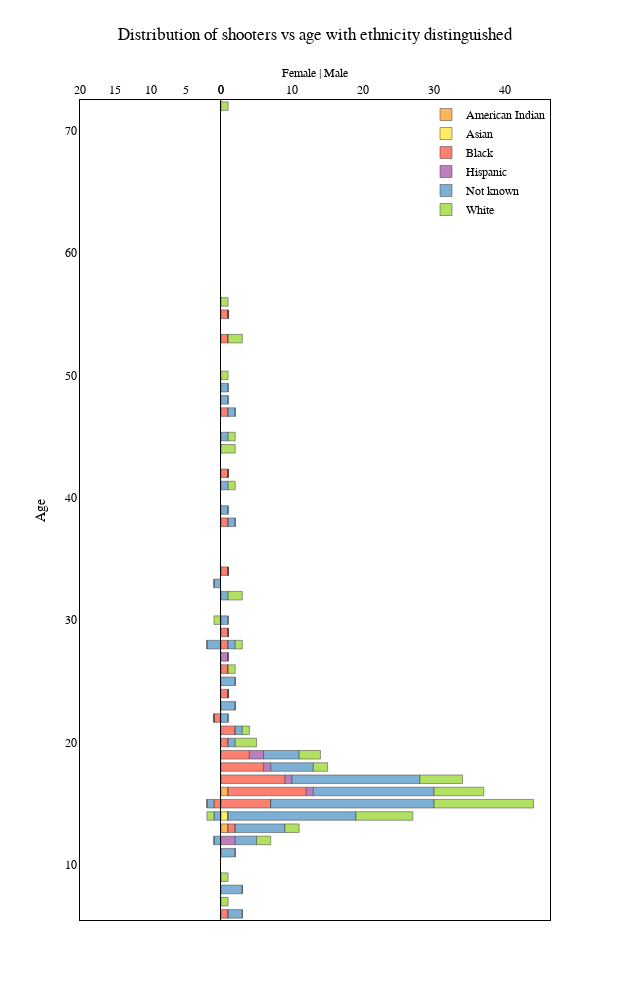

Notebook cell for this chart:
### Code cell
fig = make_subplots(rows=1, cols=2, column_widths=[0.3, 0.7], specs=[[{"type": "bar"}, {"type": "bar"}]], shared_xaxes=False,
                    shared_yaxes=True, horizontal_spacing=0)

base = np.zeros(shape=women_ethnicity.shape[0])
base = pd.Series(base)
for col in women_ethnicity.columns[1:]:
    fig.append_trace(go.Bar(name="Ethincity "+col,
                            x=women_ethnicity[col],
                            y=women_ethnicity['age_shooter1'],
                            hovertemplate='Ethinicity: ' + col + '<br>Count: ' + women_ethnicity[col].map(
                                '{:,.0f}'.format) + '<br>Age: ' + women_ethnicity['age_shooter1'].map('{:,.0f}'.format),
                            offsetgroup=0,
                            orientation='h',
                            width=0.7,
                            marker_color=marker_color[col],
                            showlegend=False,
                            base=base),
                     1, 1)  # 1,1 represents row 1 column 1 in the plot grid
    base = base.add(women_ethnicity[col])


base = np.zeros(shape=men_ethnicity.shape[0])
base = pd.Series(base)
for col in men_ethnicity.columns[1:]:
    fig.append_trace(go.Bar(name=col,
                            x=men_ethnicity[col],
                            y=men_ethnicity['age_shooter1'],
                            hovertemplate='Ethinicity: ' + col + '<br>Count: ' + men_ethnicity[col].map(
                                '{:,.0f}'.format) + '<br>Age: ' + men_ethnicity['age_shooter1'].map('{:,.0f}'.format),
                            offsetgroup=1,
                            orientation='h',
                            width=0.7,
                            marker_color=marker_color[col],
                            showlegend=True,
                            base=base,
                            
                            ),
                     1, 2)  # 1,1 represents row 1 column 1 in the plot grid
    base = base.add(men_ethnicity[col])

fig.update_xaxes(
    showticklabels=True,
    # title_text="Female",

    row=1,
    col=1,
    range=[20, 0]
)
fig.update_xaxes(
    showticklabels=True,
    # title_text="Male",
    row=1,
    col=2
)

fig.update_layout(
    title_text="Distribution of shooters vs age with ethnicity distinguished<br><br><sup>Female | Male</sup>",
    title_x=.5,
    title_y=.96,
    width=630,
    height=1000,
    xaxis1={'side': 'top'},
    xaxis2={'side': 'top'},
    barmode='relative'
)

fig.update_layout(
    legend=dict(
        yanchor="top",
        y=1,
        xanchor="right",
        x=1
    ),
    xaxis=dict(
        showline=True,
        mirror=True,
        linecolor="#000000",
    ),
    xaxis2=dict(
        showline=True,
        mirror=True,
        linecolor="#000000",
    ),
    yaxis=dict(
        showline=True,
        mirror=True,
        linecolor="#000000",
        title=dict(
            text="Age"
        )
    ),
    yaxis2=dict(
        showline=True,
        mirror=True,
        linecolor="#000000"
    ),
    plot_bgcolor=color_light,
    font=dict(family='Rubik', size=12, color=color_dark),
    modebar=dict(
        orientation='v',
    )
)

fig.update_traces(
    marker_line_color=color_dark_accent_2,
)

fig.show()

### Figure 1 — Plotly figure (JSON) as saved in the notebook; plotly's stock layout.template omitted (floating-point values rounded to 4 significant figures)
{"data": [{"base": [0, 0, 0, 0, 0, 0, 0], "hovertemplate": ["Ethinicity: Black<br>Count: 0<br>Age: 12", "Ethinicity: Black<br>Count: 0<br>Age: 14", "Ethinicity: Black<br>Count: 1<br>Age: 15", "Ethinicity: Black<br>Count: 1<br>Age: 22", "Ethinicity: Black<br>Count: 0<br>Age: 28", "Ethinicity: Black<br>Count: 0<br>Age: 30", "Ethinicity: Black<br>Count: 0<br>Age: 33"], "marker": {"color": "#fd7f6f", "line": {"color": "#3d3d3d"}}, "name": "Ethincity Black", "offsetgroup": "0", "orientation": "h", "showlegend": false, "type": "bar", "width": 0.7, "x": [0, 0, 1, 1, 0, 0, 0], "xaxis": "x", "y": [12, 14, 15, 22, 28, 30, 33], "yaxis": "y"}, {"base": [0, 0, 1, 1, 0, 0, 0], "hovertemplate": ["Ethinicity: Not known<br>Count: 1<br>Age: 12", "Ethinicity: Not known<br>Count: 1<br>Age: 14", "Ethinicity: Not known<br>Count: 1<br>Age: 15", "Ethinicity: Not known<br>Count: 0<br>Age: 22", "Ethinicity: Not known<br>Count: 2<br>Age: 28", "Ethinicity: Not known<br>Count: 0<br>Age: 30", "Ethinicity: Not known<br>Count: 1<br>Age: 33"], "marker": {"color": "#7eb0d5", "line": {"color": "#3d3d3d"}}, "name": "Ethincity Not known", "offsetgroup": "0", "orientation": "h", "showlegend": false, "type": "bar", "width": 0.7, "x": [1, 1, 1, 0, 2, 0, 1], "xaxis": "x", "y": [12, 14, 15, 22, 28, 30, 33], "yaxis": "y"}, {"base": [1, 1, 2, 1, 2, 0, 1], "hovertemplate": ["Ethinicity: White<br>Count: 0<br>Age: 12", "Ethinicity: White<br>Count: 1<br>Age: 14", "Ethinicity: White<br>Count: 0<br>Age: 15", "Ethinicity: White<br>Count: 0<br>Age: 22", "Ethinicity: White<br>Count: 0<br>Age: 28", "Ethinicity: White<br>Count: 1<br>Age: 30", "Ethinicity: White<br>Count: 0<br>Age: 33"], "marker": {"color": "#b2e061", "line": {"color": "#3d3d3d"}}, "name": "Ethincity White", "offsetgroup": "0", "orientation": "h", "showlegend": false, "type": "bar", "width": 0.7, "x": [0, 1, 0, 0, 0, 1, 0], "xaxis": "x", "y": [12, 14, 15, 22, 28, 30, 33], "yaxis": "y"}, {"base": [0, 0, 0, 0, 0, 0, 0, 0, 0, 0, 0, 0, 0, 0, 0, 0, 0, 0, 0, 0, 0, 0, 0, 0, 0, 0, 0, 0, 0, 0, 0, 0, 0, 0, 0, 0, 0, 0, 0, 0], "hovertemplate": ["Ethinicity: American Indian<br>Count: 0<br>Age: 6", "Ethinicity: American Indian<br>Count: 0<br>Age: 7", "Ethinicity: American Indian<br>Count: 0<br>Age: 8", "Ethinicity: American Indian<br>Count: 0<br>Age: 9", "Ethinicity: American Indian<br>Count: 0<br>Age: 11", "Ethinicity: American Indian<br>Count: 0<br>Age: 12", "Ethinicity: American Indian<br>Count: 1<br>Age: 13", "Ethinicity: American Indian<br>Count: 0<br>Age: 14", "Ethinicity: American Indian<br>Count: 0<br>Age: 15", "Ethinicity: American Indian<br>Count: 1<br>Age: 16", "Ethinicity: American Indian<br>Count: 0<br>Age: 17", "Ethinicity: American Indian<br>Count: 0<br>Age: 18", "Ethinicity: American Indian<br>Count: 0<br>Age: 19", "Ethinicity: American Indian<br>Count: 0<br>Age: 20", "Ethinicity: American Indian<br>Count: 0<br>Age: 21", "Ethinicity: American Indian<br>Count: 0<br>Age: 22", "Ethinicity: American Indian<br>Count: 0<br>Age: 23", "Ethinicity: American Indian<br>Count: 0<br>Age: 24", "Ethinicity: American Indian<br>Count: 0<br>Age: 25", "Ethinicity: American Indian<br>Count: 0<br>Age: 26", "Ethinicity: American Indian<br>Count: 0<br>Age: 27", "Ethinicity: American Indian<br>Count: 0<br>Age: 28", "Ethinicity: American Indian<br>Count: 0<br>Age: 29", "Ethinicity: American Indian<br>Count: 0<br>Age: 30", "Ethinicity: American Indian<br>Count: 0<br>Age: 32", "Ethinicity: American Indian<br>Count: 0<br>Age: 34", "Ethinicity: American Indian<br>Count: 0<br>Age: 38", "Ethinicity: American Indian<br>Count: 0<br>Age: 39", "Ethinicity: American Indian<br>Count: 0<br>Age: 41", "Ethinicity: American Indian<br>Count: 0<br>Age: 42", "Ethinicity: American Indian<br>Count: 0<br>Age: 44", "Ethinicity: American Indian<br>Count: 0<br>Age: 45", "Ethinicity: American Indian<br>Count: 0<br>Age: 47", "Ethinicity: American Indian<br>Count: 0<br>Age: 48", "Ethinicity: American Indian<br>Count: 0<br>Age: 49", "Ethinicity: American Indian<br>Count: 0<br>Age: 50", "Ethinicity: American Indian<br>Count: 0<br>Age: 53", "Ethinicity: American Indian<br>Count: 0<br>Age: 55", "Ethinicity: American Indian<br>Count: 0<br>Age: 56", "Ethinicity: American Indian<br>Count: 0<br>Age: 72"], "marker": {"color": "#ffb55a", "line": {"color": "#3d3d3d"}}, "name": "American Indian", "offsetgroup": "1", "orientation": "h", "showlegend": true, "type": "bar", "width": 0.7, "x": [0, 0, 0, 0, 0, 0, 1, 0, 0, 1, 0, 0, 0, 0, 0, 0, 0, 0, 0, 0, 0, 0, 0, 0, 0, 0, 0, 0, 0, 0, 0, 0, 0, 0, 0, 0, 0, 0, 0, 0], "xaxis": "x2", "y": [6, 7, 8, 9, 11, 12, 13, 14, 15, 16, 17, 18, 19, 20, 21, 22, 23, 24, 25, 26, 27, 28, 29, 30, 32, 34, 38, 39, 41, 42, 44, 45, 47, 48, 49, 50, 53, 55, 56, 72], "yaxis": "y2"}, {"base": [0, 0, 0, 0, 0, 0, 1, 0, 0, 1, 0, 0, 0, 0, 0, 0, 0, 0, 0, 0, 0, 0, 0, 0, 0, 0, 0, 0, 0, 0, 0, 0, 0, 0, 0, 0, 0, 0, 0, 0], "hovertemplate": ["Ethinicity: Asian<br>Count: 0<br>Age: 6", "Ethinicity: Asian<br>Count: 0<br>Age: 7", "Ethinicity: Asian<br>Count: 0<br>Age: 8", "Ethinicity: Asian<br>Count: 0<br>Age: 9", "Ethinicity: Asian<br>Count: 0<br>Age: 11", "Ethinicity: Asian<br>Count: 0<br>Age: 12", "Ethinicity: Asian<br>Count: 0<br>Age: 13", "Ethinicity: Asian<br>Count: 1<br>Age: 14", "Ethinicity: Asian<br>Count: 0<br>Age: 15", "Ethinicity: Asian<br>Count: 0<br>Age: 16", "Ethinicity: Asian<br>Count: 0<br>Age: 17", "Ethinicity: Asian<br>Count: 0<br>Age: 18", "Ethinicity: Asian<br>Count: 0<br>Age: 19", "Ethinicity: Asian<br>Count: 0<br>Age: 20", "Ethinicity: Asian<br>Count: 0<br>Age: 21", "Ethinicity: Asian<br>Count: 0<br>Age: 22", "Ethinicity: Asian<br>Count: 0<br>Age: 23", "Ethinicity: Asian<br>Count: 0<br>Age: 24", "Ethinicity: Asian<br>Count: 0<br>Age: 25", "Ethinicity: Asian<br>Count: 0<br>Age: 26", "Ethinicity: Asian<br>Count: 0<br>Age: 27", "Ethinicity: Asian<br>Count: 0<br>Age: 28", "Ethinicity: Asian<br>Count: 0<br>Age: 29", "Ethinicity: Asian<br>Count: 0<br>Age: 30", "Ethinicity: Asian<br>Count: 0<br>Age: 32", "Ethinicity: Asian<br>Count: 0<br>Age: 34", "Ethinicity: Asian<br>Count: 0<br>Age: 38", "Ethinicity: Asian<br>Count: 0<br>Age: 39", "Ethinicity: Asian<br>Count: 0<br>Age: 41", "Ethinicity: Asian<br>Count: 0<br>Age: 42", "Ethinicity: Asian<br>Count: 0<br>Age: 44", "Ethinicity: Asian<br>Count: 0<br>Age: 45", "Ethinicity: Asian<br>Count: 0<br>Age: 47", "Ethinicity: Asian<br>Count: 0<br>Age: 48", "Ethinicity: Asian<br>Count: 0<br>Age: 49", "Ethinicity: Asian<br>Count: 0<br>Age: 50", "Ethinicity: Asian<br>Count: 0<br>Age: 53", "Ethinicity: Asian<br>Count: 0<br>Age: 55", "Ethinicity: Asian<br>Count: 0<br>Age: 56", "Ethinicity: Asian<br>Count: 0<br>Age: 72"], "marker": {"color": "#ffee65", "line": {"color": "#3d3d3d"}}, "name": "Asian", "offsetgroup": "1", "orientation": "h", "showlegend": true, "type": "bar", "width": 0.7, "x": [0, 0, 0, 0, 0, 0, 0, 1, 0, 0, 0, 0, 0, 0, 0, 0, 0, 0, 0, 0, 0, 0, 0, 0, 0, 0, 0, 0, 0, 0, 0, 0, 0, 0, 0, 0, 0, 0, 0, 0], "xaxis": "x2", "y": [6, 7, 8, 9, 11, 12, 13, 14, 15, 16, 17, 18, 19, 20, 21, 22, 23, 24, 25, 26, 27, 28, 29, 30, 32, 34, 38, 39, 41, 42, 44, 45, 47, 48, 49, 50, 53, 55, 56, 72], "yaxis": "y2"}, {"base": [0, 0, 0, 0, 0, 0, 1, 1, 0, 1, 0, 0, 0, 0, 0, 0, 0, 0, 0, 0, 0, 0, 0, 0, 0, 0, 0, 0, 0, 0, 0, 0, 0, 0, 0, 0, 0, 0, 0, 0], "hovertemplate": ["Ethinicity: Black<br>Count: 1<br>Age: 6", "Ethinicity: Black<br>Count: 0<br>Age: 7", "Ethinicity: Black<br>Count: 0<br>Age: 8", "Ethinicity: Black<br>Count: 0<br>Age: 9", "Ethinicity: Black<br>Count: 0<br>Age: 11", "Ethinicity: Black<br>Count: 0<br>Age: 12", "Ethinicity: Black<br>Count: 1<br>Age: 13", "Ethinicity: Black<br>Count: 0<br>Age: 14", "Ethinicity: Black<br>Count: 7<br>Age: 15", "Ethinicity: Black<br>Count: 11<br>Age: 16", "Ethinicity: Black<br>Count: 9<br>Age: 17", "Ethinicity: Black<br>Count: 6<br>Age: 18", "Ethinicity: Black<br>Count: 4<br>Age: 19", "Ethinicity: Black<br>Count: 1<br>Age: 20", "Ethinicity: Black<br>Count: 2<br>Age: 21", "Ethinicity: Black<br>Count: 0<br>Age: 22", "Ethinicity: Black<br>Count: 0<br>Age: 23", "Ethinicity: Black<br>Count: 1<br>Age: 24", "Ethinicity: Black<br>Count: 0<br>Age: 25", "Ethinicity: Black<br>Count: 1<br>Age: 26", "Ethinicity: Black<br>Count: 0<br>Age: 27", "Ethinicity: Black<br>Count: 1<br>Age: 28", "Ethinicity: Black<br>Count: 1<br>Age: 29", "Ethinicity: Black<br>Count: 0<br>Age: 30", "Ethinicity: Black<br>Count: 0<br>Age: 32", "Ethinicity: Black<br>Count: 1<br>Age: 34", "Ethinicity: Black<br>Count: 1<br>Age: 38", "Ethinicity: Black<br>Count: 0<br>Age: 39", "Ethinicity: Black<br>Count: 0<br>Age: 41", "Ethinicity: Black<br>Count: 1<br>Age: 42", "Ethinicity: Black<br>Count: 0<br>Age: 44", "Ethinicity: Black<br>Count: 0<br>Age: 45", "Ethinicity: Black<br>Count: 1<br>Age: 47", "Ethinicity: Black<br>Count: 0<br>Age: 48", "Ethinicity: Black<br>Count: 0<br>Age: 49", "Ethinicity: Black<br>Count: 0<br>Age: 50", "Ethinicity: Black<br>Count: 1<br>Age: 53", "Ethinicity: Black<br>Count: 1<br>Age: 55", "Ethinicity: Black<br>Count: 0<br>Age: 56", "Ethinicity: Black<br>Count: 0<br>Age: 72"], "marker": {"color": "#fd7f6f", "line": {"color": "#3d3d3d"}}, "name": "Black", "offsetgroup": "1", "orientation": "h", "showlegend": true, "type": "bar", "width": 0.7, "x": [1, 0, 0, 0, 0, 0, 1, 0, 7, 11, 9, 6, 4, 1, 2, 0, 0, 1, 0, 1, 0, 1, 1, 0, 0, 1, 1, 0, 0, 1, 0, 0, 1, 0, 0, 0, 1, 1, 0, 0], "xaxis": "x2", "y": [6, 7, 8, 9, 11, 12, 13, 14, 15, 16, 17, 18, 19, 20, 21, 22, 23, 24, 25, 26, 27, 28, 29, 30, 32, 34, 38, 39, 41, 42, 44, 45, 47, 48, 49, 50, 53, 55, 56, 72], "yaxis": "y2"}, {"base": [1, 0, 0, 0, 0, 0, 2, 1, 7, 12, 9, 6, 4, 1, 2, 0, 0, 1, 0, 1, 0, 1, 1, 0, 0, 1, 1, 0, 0, 1, 0, 0, 1, 0, 0, 0, 1, 1, 0, 0], "hovertemplate": ["Ethinicity: Hispanic<br>Count: 0<br>Age: 6", "Ethinicity: Hispanic<br>Count: 0<br>Age: 7", "Ethinicity: Hispanic<br>Count: 0<br>Age: 8", "Ethinicity: Hispanic<br>Count: 0<br>Age: 9", "Ethinicity: Hispanic<br>Count: 0<br>Age: 11", "Ethinicity: Hispanic<br>Count: 2<br>Age: 12", "Ethinicity: Hispanic<br>Count: 0<br>Age: 13", "Ethinicity: Hispanic<br>Count: 0<br>Age: 14", "Ethinicity: Hispanic<br>Count: 0<br>Age: 15", "Ethinicity: Hispanic<br>Count: 1<br>Age: 16", "Ethinicity: Hispanic<br>Count: 1<br>Age: 17", "Ethinicity: Hispanic<br>Count: 1<br>Age: 18", "Ethinicity: Hispanic<br>Count: 2<br>Age: 19", "Ethinicity: Hispanic<br>Count: 0<br>Age: 20", "Ethinicity: Hispanic<br>Count: 0<br>Age: 21", "Ethinicity: Hispanic<br>Count: 0<br>Age: 22", "Ethinicity: Hispanic<br>Count: 0<br>Age: 23", "Ethinicity: Hispanic<br>Count: 0<br>Age: 24", "Ethinicity: Hispanic<br>Count: 0<br>Age: 25", "Ethinicity: Hispanic<br>Count: 0<br>Age: 26", "Ethinicity: Hispanic<br>Count: 1<br>Age: 27", "Ethinicity: Hispanic<br>Count: 0<br>Age: 28", "Ethinicity: Hispanic<br>Count: 0<br>Age: 29", "Ethinicity: Hispanic<br>Count: 0<br>Age: 30", "Ethinicity: Hispanic<br>Count: 0<br>Age: 32", "Ethinicity: Hispanic<br>Count: 0<br>Age: 34", "Ethinicity: Hispanic<br>Count: 0<br>Age: 38", "Ethinicity: Hispanic<br>Count: 0<br>Age: 39", "Ethinicity: Hispanic<br>Count: 0<br>Age: 41", "Ethinicity: Hispanic<br>Count: 0<br>Age: 42", "Ethinicity: Hispanic<br>Count: 0<br>Age: 44", "Ethinicity: Hispanic<br>Count: 0<br>Age: 45", "Ethinicity: Hispanic<br>Count: 0<br>Age: 47", "Ethinicity: Hispanic<br>Count: 0<br>Age: 48", "Ethinicity: Hispanic<br>Count: 0<br>Age: 49", "Ethinicity: Hispanic<br>Count: 0<br>Age: 50", "Ethinicity: Hispanic<br>Count: 0<br>Age: 53", "Ethinicity: Hispanic<br>Count: 0<br>Age: 55", "Ethinicity: Hispanic<br>Count: 0<br>Age: 56", "Ethinicity: Hispanic<br>Count: 0<br>Age: 72"], "marker": {"color": "#bd7ebe", "line": {"color": "#3d3d3d"}}, "name": "Hispanic", "offsetgroup": "1", "orientation": "h", "showlegend": true, "type": "bar", "width": 0.7, "x": [0, 0, 0, 0, 0, 2, 0, 0, 0, 1, 1, 1, 2, 0, 0, 0, 0, 0, 0, 0, 1, 0, 0, 0, 0, 0, 0, 0, 0, 0, 0, 0, 0, 0, 0, 0, 0, 0, 0, 0], "xaxis": "x2", "y": [6, 7, 8, 9, 11, 12, 13, 14, 15, 16, 17, 18, 19, 20, 21, 22, 23, 24, 25, 26, 27, 28, 29, 30, 32, 34, 38, 39, 41, 42, 44, 45, 47, 48, 49, 50, 53, 55, 56, 72], "yaxis": "y2"}, {"base": [1, 0, 0, 0, 0, 2, 2, 1, 7, 13, 10, 7, 6, 1, 2, 0, 0, 1, 0, 1, 1, 1, 1, 0, 0, 1, 1, 0, 0, 1, 0, 0, 1, 0, 0, 0, 1, 1, 0, 0], "hovertemplate": ["Ethinicity: Not known<br>Count: 2<br>Age: 6", "Ethinicity: Not known<br>Count: 0<br>Age: 7", "Ethinicity: Not known<br>Count: 3<br>Age: 8", "Ethinicity: Not known<br>Count: 0<br>Age: 9", "Ethinicity: Not known<br>Count: 2<br>Age: 11", "Ethinicity: Not known<br>Count: 3<br>Age: 12", "Ethinicity: Not known<br>Count: 7<br>Age: 13", "Ethinicity: Not known<br>Count: 18<br>Age: 14", "Ethinicity: Not known<br>Count: 23<br>Age: 15", "Ethinicity: Not known<br>Count: 17<br>Age: 16", "Ethinicity: Not known<br>Count: 18<br>Age: 17", "Ethinicity: Not known<br>Count: 6<br>Age: 18", "Ethinicity: Not known<br>Count: 5<br>Age: 19", "Ethinicity: Not known<br>Count: 1<br>Age: 20", "Ethinicity: Not known<br>Count: 1<br>Age: 21", "Ethinicity: Not known<br>Count: 1<br>Age: 22", "Ethinicity: Not known<br>Count: 2<br>Age: 23", "Ethinicity: Not known<br>Count: 0<br>Age: 24", "Ethinicity: Not known<br>Count: 2<br>Age: 25", "Ethinicity: Not known<br>Count: 0<br>Age: 26", "Ethinicity: Not known<br>Count: 0<br>Age: 27", "Ethinicity: Not known<br>Count: 1<br>Age: 28", "Ethinicity: Not known<br>Count: 0<br>Age: 29", "Ethinicity: Not known<br>Count: 1<br>Age: 30", "Ethinicity: Not known<br>Count: 1<br>Age: 32", "Ethinicity: Not known<br>Count: 0<br>Age: 34", "Ethinicity: Not known<br>Count: 1<br>Age: 38", "Ethinicity: Not known<br>Count: 1<br>Age: 39", "Ethinicity: Not known<br>Count: 1<br>Age: 41", "Ethinicity: Not known<br>Count: 0<br>Age: 42", "Ethinicity: Not known<br>Count: 0<br>Age: 44", "Ethinicity: Not known<br>Count: 1<br>Age: 45", "Ethinicity: Not known<br>Count: 1<br>Age: 47", "Ethinicity: Not known<br>Count: 1<br>Age: 48", "Ethinicity: Not known<br>Count: 1<br>Age: 49", "Ethinicity: Not known<br>Count: 0<br>Age: 50", "Ethinicity: Not known<br>Count: 0<br>Age: 53", "Ethinicity: Not known<br>Count: 0<br>Age: 55", "Ethinicity: Not known<br>Count: 0<br>Age: 56", "Ethinicity: Not known<br>Count: 0<br>Age: 72"], "marker": {"color": "#7eb0d5", "line": {"color": "#3d3d3d"}}, "name": "Not known", "offsetgroup": "1", "orientation": "h", "showlegend": true, "type": "bar", "width": 0.7, "x": [2, 0, 3, 0, 2, 3, 7, 18, 23, 17, 18, 6, 5, 1, 1, 1, 2, 0, 2, 0, 0, 1, 0, 1, 1, 0, 1, 1, 1, 0, 0, 1, 1, 1, 1, 0, 0, 0, 0, 0], "xaxis": "x2", "y": [6, 7, 8, 9, 11, 12, 13, 14, 15, 16, 17, 18, 19, 20, 21, 22, 23, 24, 25, 26, 27, 28, 29, 30, 32, 34, 38, 39, 41, 42, 44, 45, 47, 48, 49, 50, 53, 55, 56, 72], "yaxis": "y2"}, {"base": [3, 0, 3, 0, 2, 5, 9, 19, 30, 30, 28, 13, 11, 2, 3, 1, 2, 1, 2, 1, 1, 2, 1, 1, 1, 1, 2, 1, 1, 1, 0, 1, 2, 1, 1, 0, 1, 1, 0, 0], "hovertemplate": ["Ethinicity: White<br>Count: 0<br>Age: 6", "Ethinicity: White<br>Count: 1<br>Age: 7", "Ethinicity: White<br>Count: 0<br>Age: 8", "Ethinicity: White<br>Count: 1<br>Age: 9", "Ethinicity: White<br>Count: 0<br>Age: 11", "Ethinicity: White<br>Count: 2<br>Age: 12", "Ethinicity: White<br>Count: 2<br>Age: 13", "Ethinicity: White<br>Count: 8<br>Age: 14", "Ethinicity: White<br>Count: 14<br>Age: 15", "Ethinicity: White<br>Count: 7<br>Age: 16", "Ethinicity: White<br>Count: 6<br>Age: 17", "Ethinicity: White<br>Count: 2<br>Age: 18", "Ethinicity: White<br>Count: 3<br>Age: 19", "Ethinicity: White<br>Count: 3<br>Age: 20", "Ethinicity: White<br>Count: 1<br>Age: 21", "Ethinicity: White<br>Count: 0<br>Age: 22", "Ethinicity: White<br>Count: 0<br>Age: 23", "Ethinicity: White<br>Count: 0<br>Age: 24", "Ethinicity: White<br>Count: 0<br>Age: 25", "Ethinicity: White<br>Count: 1<br>Age: 26", "Ethinicity: White<br>Count: 0<br>Age: 27", "Ethinicity: White<br>Count: 1<br>Age: 28", "Ethinicity: White<br>Count: 0<br>Age: 29", "Ethinicity: White<br>Count: 0<br>Age: 30", "Ethinicity: White<br>Count: 2<br>Age: 32", "Ethinicity: White<br>Count: 0<br>Age: 34", "Ethinicity: White<br>Count: 0<br>Age: 38", "Ethinicity: White<br>Count: 0<br>Age: 39", "Ethinicity: White<br>Count: 1<br>Age: 41", "Ethinicity: White<br>Count: 0<br>Age: 42", "Ethinicity: White<br>Count: 2<br>Age: 44", "Ethinicity: White<br>Count: 1<br>Age: 45", "Ethinicity: White<br>Count: 0<br>Age: 47", "Ethinicity: White<br>Count: 0<br>Age: 48", "Ethinicity: White<br>Count: 0<br>Age: 49", "Ethinicity: White<br>Count: 1<br>Age: 50", "Ethinicity: White<br>Count: 2<br>Age: 53", "Ethinicity: White<br>Count: 0<br>Age: 55", "Ethinicity: White<br>Count: 1<br>Age: 56", "Ethinicity: White<br>Count: 1<br>Age: 72"], "marker": {"color": "#b2e061", "line": {"color": "#3d3d3d"}}, "name": "White", "offsetgroup": "1", "orientation": "h", "showlegend": true, "type": "bar", "width": 0.7, "x": [0, 1, 0, 1, 0, 2, 2, 8, 14, 7, 6, 2, 3, 3, 1, 0, 0, 0, 0, 1, 0, 1, 0, 0, 2, 0, 0, 0, 1, 0, 2, 1, 0, 0, 0, 1, 2, 0, 1, 1], "xaxis": "x2", "y": [6, 7, 8, 9, 11, 12, 13, 14, 15, 16, 17, 18, 19, 20, 21, 22, 23, 24, 25, 26, 27, 28, 29, 30, 32, 34, 38, 39, 41, 42, 44, 45, 47, 48, 49, 50, 53, 55, 56, 72], "yaxis": "y2"}], "layout": {"barmode": "relative", "font": {"color": "#000000", "family": "Rubik", "size": 12}, "height": 1000, "legend": {"x": 1, "xanchor": "right", "y": 1, "yanchor": "top"}, "modebar": {"orientation": "v"}, "plot_bgcolor": "#FFFFFF", "title": {"text": "Distribution of shooters vs age with ethnicity distinguished<br><br><sup>Female | Male</sup>", "x": 0.5, "y": 0.96}, "width": 630, "xaxis": {"anchor": "y", "domain": [0, 0.3], "linecolor": "#000000", "mirror": true, "range": [20, 0], "showline": true, "showticklabels": true, "side": "top"}, "xaxis2": {"anchor": "y2", "domain": [0.3, 1], "linecolor": "#000000", "mirror": true, "showline": true, "showticklabels": true, "side": "top"}, "yaxis": {"anchor": "x", "domain": [0, 1], "linecolor": "#000000", "mirror": true, "showline": true, "title": {"text": "Age"}}, "yaxis2": {"anchor": "x2", "domain": [0, 1], "linecolor": "#000000", "matches": "y", "mirror": true, "showline": true, "showticklabels": false}}}
